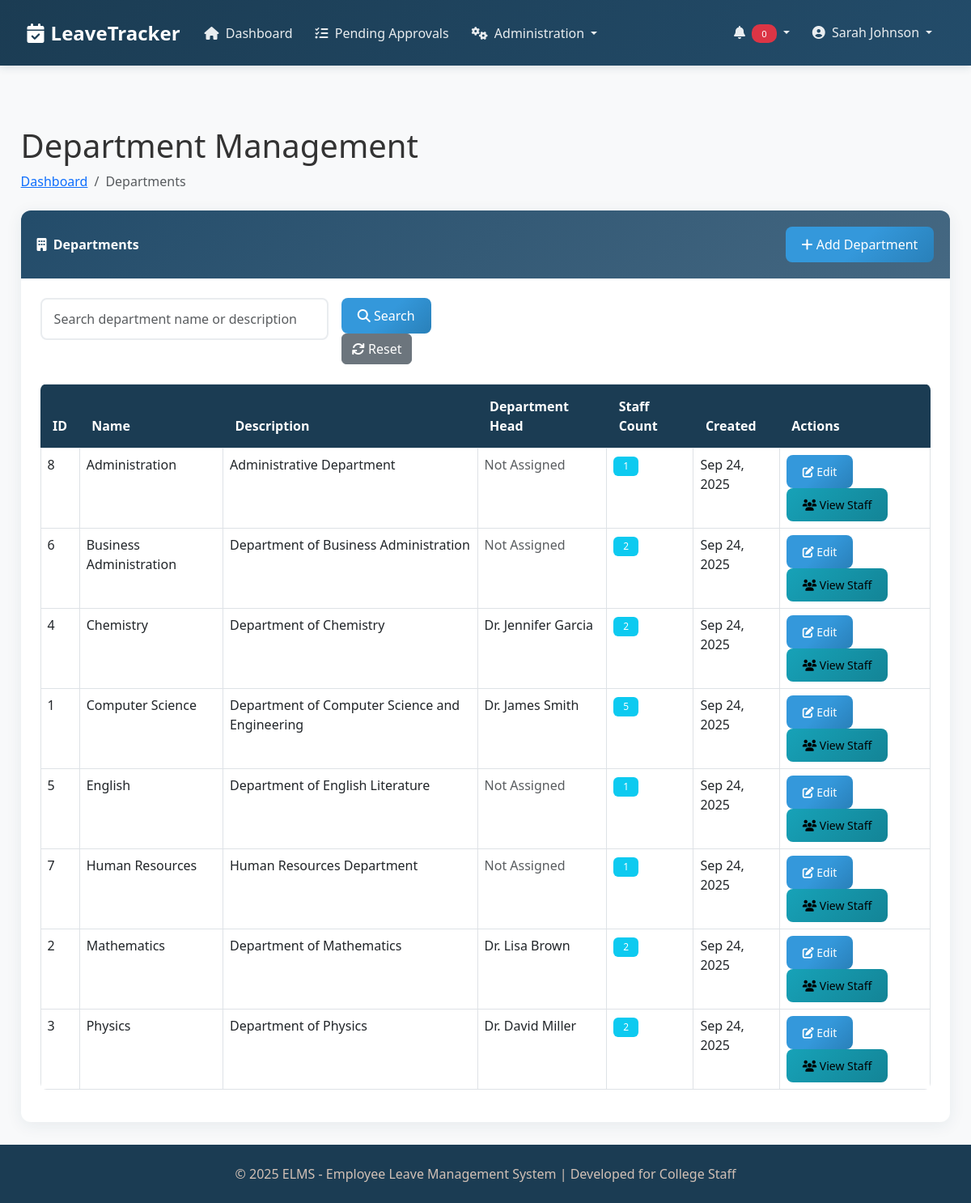
The app's page /admin/departments.php (signed in) with its own data.
### tables this page shows
CREATE TABLE IF NOT EXISTS `departments` (
  `id` int(11) NOT NULL AUTO_INCREMENT,
  `name` varchar(100) NOT NULL,
  `code` varchar(20) NOT NULL,
  `head_id` int(11) DEFAULT NULL,
  `dean_id` int(11) DEFAULT NULL,
  `description` text,
  `created_at` timestamp NOT NULL DEFAULT CURRENT_TIMESTAMP,
  `updated_at` timestamp NOT NULL DEFAULT CURRENT_TIMESTAMP ON UPDATE CURRENT_TIMESTAMP,
  PRIMARY KEY (`id`),
  UNIQUE KEY `code` (`code`)
);

CREATE TABLE IF NOT EXISTS `users` (
  `id` int(11) NOT NULL AUTO_INCREMENT,
  `employee_id` varchar(20) NOT NULL,
  `first_name` varchar(50) NOT NULL,
  `last_name` varchar(50) NOT NULL,
  `email` varchar(100) NOT NULL,
  `password` varchar(255) NOT NULL,
  `role` enum('staff','department_head','dean','principal','hr_admin') NOT NULL,
  `department_id` int(11) NOT NULL,
  `position` varchar(100) NOT NULL,
  `phone` varchar(20) DEFAULT NULL,
  `profile_image` varchar(255) DEFAULT NULL,
  `created_at` timestamp NOT NULL DEFAULT CURRENT_TIMESTAMP,
  `updated_at` timestamp NOT NULL DEFAULT CURRENT_TIMESTAMP ON UPDATE CURRENT_TIMESTAMP,
  `status` enum('active','inactive') NOT NULL DEFAULT 'active',
  PRIMARY KEY (`id`),
  UNIQUE KEY `employee_id` (`employee_id`),
  UNIQUE KEY `email` (`email`)
);

### admin/departments.php (the view, shortened to what this page needs)
<?php
require_once '../config/db.php';
$page = isset($_GET['page']) ? (int)$_GET['page'] : 1;
$limit = 10;
$offset = ($page - 1) * $limit;
$search = isset($_GET['search']) ? $_GET['search'] : '';
$where_clause = '';
$departments_sql = "SELECT d.*,
                   u.first_name as head_first_name,
                   u.last_name as head_last_name,
                   (SELECT COUNT(*) FROM users WHERE department_id = d.id) as staff_count
                   FROM departments d
                   LEFT JOIN users u ON d.head_id = u.id
                   $where_clause
                   ORDER BY d.name ASC
                   LIMIT :limit OFFSET :offset";
$departments_stmt = $conn->prepare($departments_sql);
$departments_stmt->bindParam(':limit', $limit, PDO::PARAM_INT);
$departments_stmt->bindParam(':offset', $offset, PDO::PARAM_INT);
$departments_stmt->execute();
$departments = $departments_stmt->fetchAll();
include '../includes/header.php';
?>
<div class="container-fluid px-4">
    <h1 class="mt-4">Department Management</h1>
    <ol class="breadcrumb mb-4">
        <li class="breadcrumb-item"><a href="/dashboards/hr_admin_dashboard.php">Dashboard</a></li>
        <li class="breadcrumb-item active">Departments</li>
    </ol>
    <div class="card mb-4">
        <div class="card-header d-flex justify-content-between align-items-center">
            <div>
                <i class="fas fa-building me-1"></i>
                Departments
            </div>
            <button type="button" class="btn btn-primary" data-bs-toggle="modal" data-bs-target="#addDepartmentModal">
                <i class="fas fa-plus"></i> Add Department
            </button>
        </div>
        <div class="card-body">
            <form method="GET" action="" class="mb-4">
                <div class="row g-3">
                    <div class="col-md-4">
                        <input type="text" class="form-control" name="search" placeholder="Search department name or description" value="<?php echo htmlspecialchars($search); ?>">
                    </div>
                    <div class="col-md-2">
                        <button type="submit" class="btn btn-primary me-2">
                            <i class="fas fa-search"></i> Search
                        </button>
                        <a href="/admin/departments.php" class="btn btn-secondary">
                            <i class="fas fa-sync"></i> Reset
                        </a>
                    </div>
                </div>
            </form>
            <div class="table-responsive">
                <table class="table table-bordered table-hover">
                    <thead>
                        <tr>
                            <th>ID</th>
                            <th>Name</th>
                            <th>Description</th>
                            <th>Department Head</th>
                            <th>Staff Count</th>
                            <th>Created</th>
                            <th>Actions</th>
                        </tr>
                    </thead>
                    <tbody>
                        <?php if (empty($departments)): ?>
                            <tr>
                                <td colspan="7" class="text-center">No departments found</td>
                            </tr>
                        <?php else: ?>
                            <?php foreach ($departments as $dept): ?>
                                <tr>
                                    <td><?php echo $dept['id']; ?></td>
                                    <td><?php echo htmlspecialchars($dept['name']); ?></td>
                                    <td><?php echo htmlspecialchars($dept['description'] ?? 'N/A'); ?></td>
                                    <td>
                                        <?php if (!empty($dept['head_first_name'])): ?>
                                            <?php echo htmlspecialchars($dept['head_first_name'] . ' ' . $dept['head_last_name']); ?>
                                        <?php else: ?>
                                            <span class="text-muted">Not Assigned</span>
                                        <?php endif; ?>
                                    </td>
                                    <td>
                                        <span class="badge bg-info"><?php echo $dept['staff_count']; ?></span>
                                    </td>
                                    <td><?php echo date('M d, Y', strtotime($dept['created_at'])); ?></td>
                                    <td>
                                        <button type="button" class="btn btn-sm btn-primary edit-department"
                                                data-bs-toggle="modal" data-bs-target="#editDepartmentModal"
                                                data-id="<?php echo $dept['id']; ?>"
                                                data-name="<?php echo htmlspecialchars($dept['name']); ?>"
                                                data-description="<?php echo htmlspecialchars($dept['description'] ?? ''); ?>"
                                                data-head-id="<?php echo $dept['head_id'] ?? ''; ?>">
                                            <i class="fas fa-edit"></i> Edit
                                        </button>
                                        <a href="/admin/users.php?department=<?php echo $dept['id']; ?>" class="btn btn-sm btn-info">
                                            <i class="fas fa-users"></i> View Staff
                                        </a>
                                    </td>
                                </tr>
                            <?php endforeach; ?>
                        <?php endif; ?>
                    </tbody>
                </table>
            </div>
        </div>
    </div>
</div>
<?php include '../includes/footer.php'; ?>

### css/style.css (style rules this page uses)
:root { --primary-dark: #1B3C53; --primary-medium: #234C6A; --primary-light: #456882; --accent-light: #D2C1B6; --white: #ffffff; --light-gray: #f8f9fa; --border-color: #e9ecef; }
html, body { height: 100%; }
body { font-family: 'Segoe UI', Tahoma, Geneva, Verdana, sans-serif; background-color: var(--light-gray); color: #333; display: flex; flex-direction: column; }
.card { border: none; border-radius: 12px; box-shadow: 0 4px 20px rgba(27, 60, 83, 0.08); transition: all 0.3s ease; background: var(--white); }
.card-header { background: linear-gradient(135deg, var(--primary-medium) 0%, var(--primary-light) 100%); color: var(--white); border-radius: 12px 12px 0 0 !important; border: none; padding: 1.25rem; font-weight: 600; }
.card-body { padding: 1.5rem; }
.btn-primary { background: linear-gradient(135deg, #3498db 50%, #2980b9 100%); border: none; border-radius: 8px; padding: 10px 20px; font-weight: 500; transition: all 0.3s ease; color: white; }
.btn-info { background: linear-gradient(135deg, #17a2b8 0%, #138496 100%); border: none; border-radius: 8px; padding: 10px 20px; font-weight: 500; transition: all 0.3s ease; }
.form-control { border: 2px solid var(--border-color); border-radius: 8px; padding: 12px 15px; transition: all 0.3s ease; }
.table { border-radius: 8px; overflow: hidden; }
.table thead th { background-color: var(--primary-dark); color: var(--white); border: none; font-weight: 600; padding: 15px; }
.table tbody tr { transition: all 0.2s ease; }
.badge { border-radius: 6px; padding: 6px 12px; font-weight: 500; }
.container-fluid { padding: 0.1rem; }

### records on screen
departments: id "8", name "Administration", description "Administrative Department", shows "Not Assigned", staff_count "1", created_at "Sep 24, 2025"
departments: id "6", name "Business Administration", description "Department of Business Administration", shows "Not Assigned", staff_count "2", created_at "Sep 24, 2025"
users: department "4", department.name "Chemistry", department.description "Department of Chemistry", first_name+last_name "Dr. Jennifer Garcia", staff_count "2", department.created_at "Sep 24, 2025"
users: department "1", department.name "Computer Science", department.description "Department of Computer Science and Engineering", first_name+last_name "Dr. James Smith", staff_count "5", department.created_at "Sep 24, 2025"
departments: id "5", name "English", description "Department of English Literature", shows "Not Assigned", staff_count "1", created_at "Sep 24, 2025"
departments: id "7", name "Human Resources", description "Human Resources Department", shows "Not Assigned", staff_count "1", created_at "Sep 24, 2025"
users: department "2", department.name "Mathematics", department.description "Department of Mathematics", first_name+last_name "Dr. Lisa Brown", staff_count "2", department.created_at "Sep 24, 2025"
users: department "3", department.name "Physics", department.description "Department of Physics", first_name+last_name "Dr. David Miller", staff_count "2", department.created_at "Sep 24, 2025"

### other values on screen
$_SESSION['first_name'] . ' ' . $_SESSION['last_name'] "Sarah Johnson"
